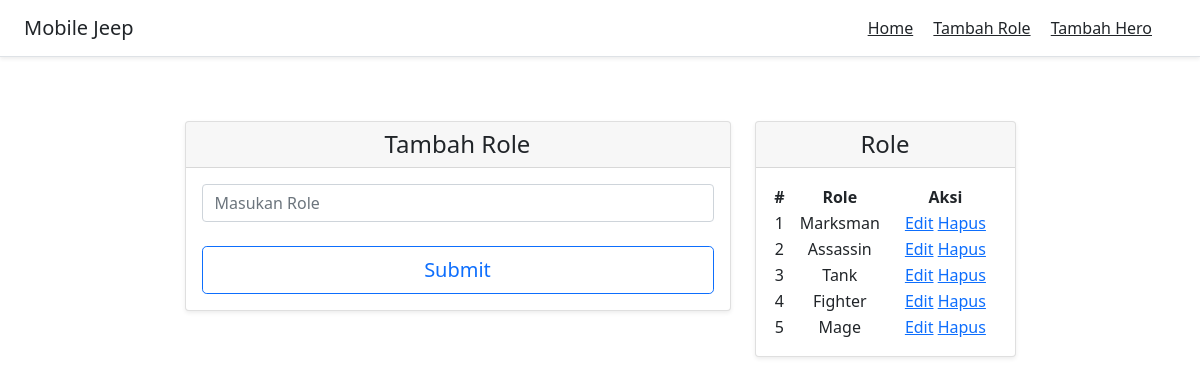
/create_role.php, run on the app's committed database.
### tables this page shows
CREATE TABLE `role` (
  `id` int(11) NOT NULL,
  `name` varchar(20) NOT NULL
);

### create_role.php (the view, shortened to what this page needs)
<?php
require "conn.php";
$result = $conn->query("SELECT * FROM role");
?>
<!DOCTYPE html>
<html lang="id">
<head>
    <link href="https://cdn.jsdelivr.net/npm/bootstrap@5.0.0-beta1/dist/css/bootstrap.min.css" rel="stylesheet">
</head>
<body>
    <header class="d-flex flex-column flex-md-row align-items-center p-3 px-md-4 mb-3 bg-white border-bottom shadow-sm">
        <p class="h5 my-0 me-md-auto fw-normal">Mobile Jeep</p>
        <nav class="my-2 my-md-0 me-md-3">
            <a class="p-2 text-dark" href="index.php">Home</a>
            <a class="p-2 text-dark" href="create_role.php">Tambah Role</a>
            <a class="p-2 text-dark" href="create_hero.php">Tambah Hero</a>
        </nav>
    </header>
    <center>
    <main class="container pt-md-5">
        <div class="row justify-content-center text-center">
            <div class="col-6">
                <div class="card mb-4 shadow-sm">
                    <div class="card-header">
                        <h4 class="my-0 fw-normal">Tambah Role</h4>
                    </div>
                    <div class="card-body">
                        <form action="" method="POST">
                            <input class="form-control" type="text" name="role" placeholder="Masukan Role"><br>
                            <button type="submit" class="w-100 btn btn-lg btn-outline-primary">Submit</button>
                        </form>
                    </div>
                </div>
            </div>
            <div class="col-3">
                <div class="card mb-4 shadow-sm">
                    <div class="card-header">
                        <h4 class="my-0 fw-normal">Role</h4>
                    </div>
                    <div class="card-body">
                        <div class="table-responsive">
                            <table style="table table-striped table-hover" width="100%">
                                <thead>
                                    <tr>
                                        <th scope="col">#</th>
                                        <th scope="col">Role</th>
                                        <th scope="col">Aksi</th>
                                    </tr>
                                </thead>
                                <tbody>
                                    <?php
                                        $no = 1;
                                        while ($data = $result->fetch_assoc()) {
                                    ?>
                                            <tr>
                                                <td scope="row"><?php echo $no?></td>
                                                <td><?php echo $data['name']?></td>
                                                <td><a href="edit_role.php?p=<?php echo $data['id']?>">Edit</a>
                                                    <a href="hapus.php?p=<?php echo $data['id']?>&s=role">Hapus</a></td>
                                            </tr>
                                    <?php
                                            $no++;
                                        }
                                    ?>
                                </tbody>
                            </table>
                        </div>
                    </div>
                </div>
            </div>
        </div>
    </main>
    </center>
</body>
</html>

### data on the page
role: name "Marksman"
role: name "Assassin"
role: name "Tank"
role: name "Fighter"
role: name "Mage"
